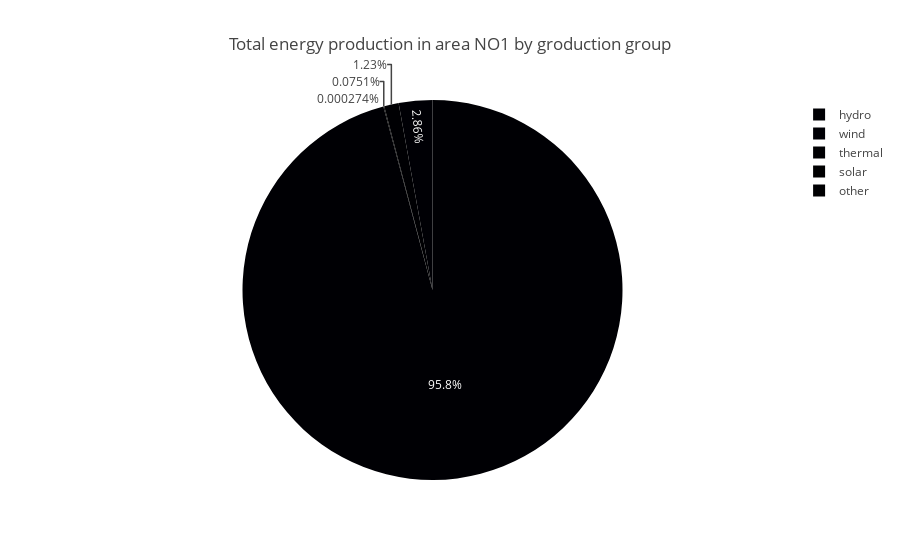

Notebook source saved alongside this figure:
### Code cell
area = 'NO1'
df_kwh_byArea = df_spark[df_spark['priceArea'] == area].groupBy('productionGroup').agg({'quantityKwh': 'sum'}).toPandas()

fig = px.pie(df_kwh_byArea, values='sum(quantityKwh)', names='productionGroup', 
             title=f'Total energy production in area {area} by groduction group', 
             color='productionGroup')
fig.show()

### Figure 1 — Plotly figure (JSON) as saved in the notebook; plotly's stock layout.template omitted (floating-point values rounded to 4 significant figures)
{"data": [{"customdata": [["solar"], ["other"], ["thermal"], ["hydro"], ["wind"]], "domain": {"x": [0, 1], "y": [0, 1]}, "hovertemplate": "productionGroup=%{customdata[0]}<br>sum(quantityKwh)=%{value}<extra></extra>", "labels": ["solar", "other", "thermal", "hydro", "wind"], "legendgroup": "", "marker": {"colors": ["#000001", "#000002", "#000003", "#000004", "#000005"]}, "name": "", "showlegend": true, "type": "pie", "values": [14380000.0, 52560.0, 236100000.0, 18360000000.0, 547400000.0]}], "layout": {"legend": {"tracegroupgap": 0}, "title": {"text": "Total energy production in area NO1 by groduction group"}}}
